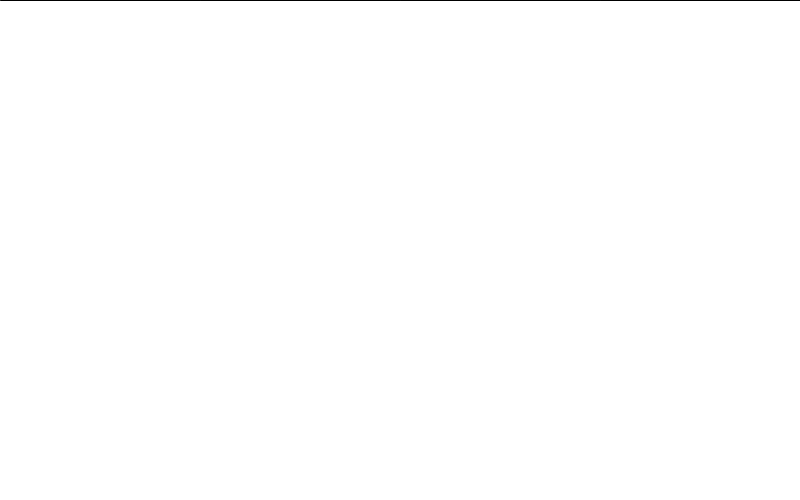
Frame 1 (no input)
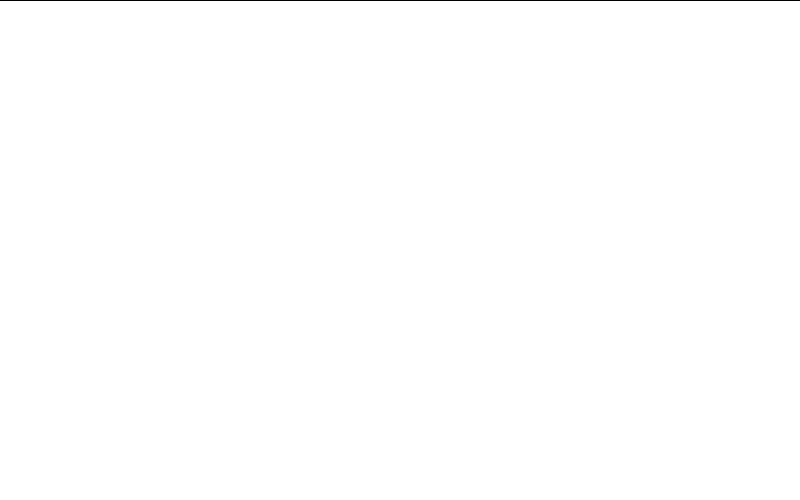
Frame 60 (the mouse pressed at the canvas centre just before this capture)
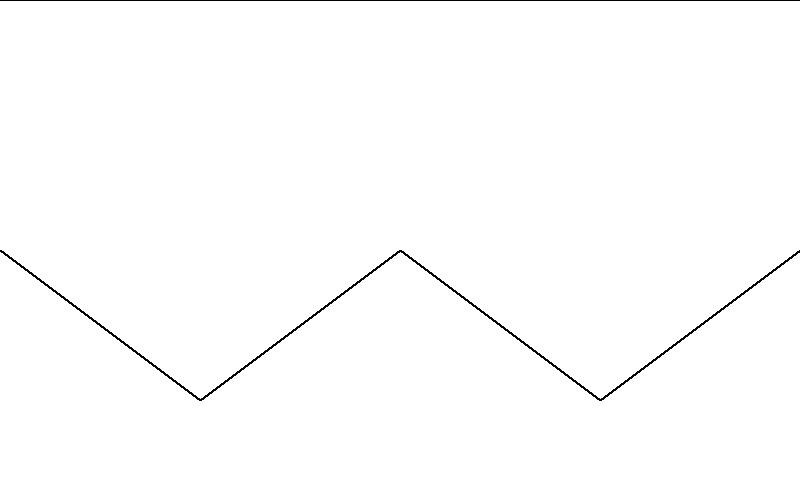
Frame 120 (the mouse held since frame 60 and released just before this capture)

The Processing sketch that drew these frames (run headless with seeded random() and noise(); from frame 60 on, the mouse is pressed at the canvas centre):

// Processing sketch: processing_82349
// ── processing_82349.pde

void setup() 
{
  size(800, 500);
  background (255);
  smooth ();

}

//on va lire ce programme en boucle

void draw() 
{
line(0, mouseY, 200, mouseX);
line(200, mouseX,400, mouseY);
line(400, mouseY, 600, mouseX);
line(600, mouseX, 800, mouseY);
}
